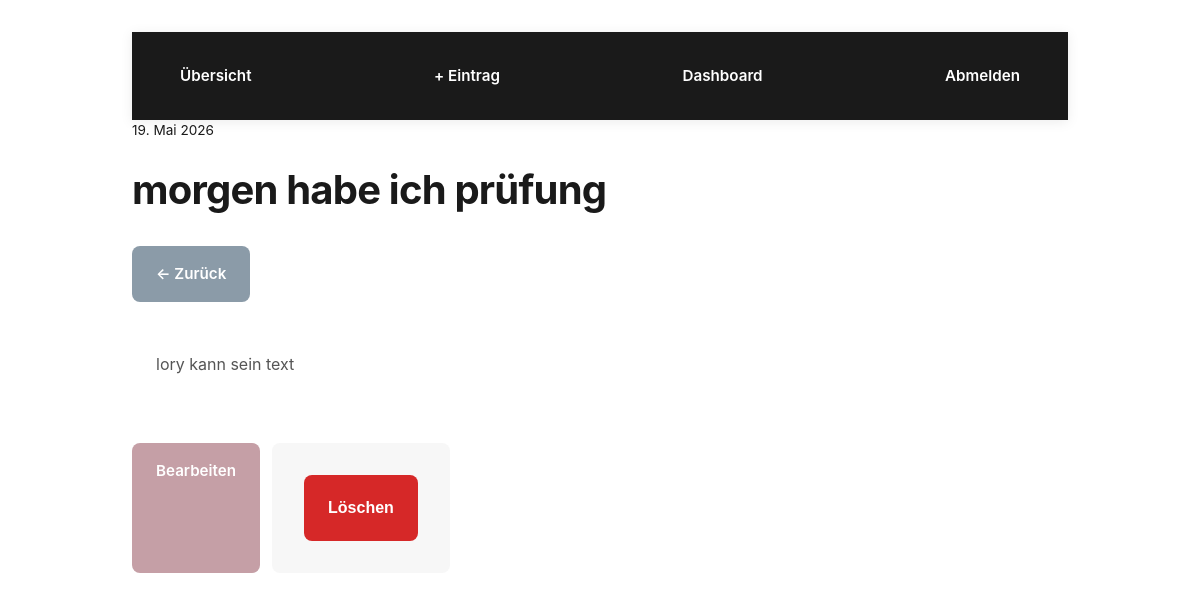
/entry/3 (signed in), run on the app's committed database.
### main.py (models this page shows)
class Entry(db.Model):
    id = db.Column(db.Integer, primary_key=True)
    user_id = db.Column(db.Integer, db.ForeignKey('user.id'), nullable=False)
    title = db.Column(db.String(200), nullable=False)
    date = db.Column(db.Date, nullable=False)
    content = db.Column(db.Text, nullable=False)

### main.py (the view)
@app.route("/entry/<int:entry_id>")
def entry_detail(entry_id):
    redirect_response, user_obj = get_user_or_redirect()
    if redirect_response:
        return redirect_response
    entry = Entry.query.filter_by(id=entry_id, user_id=user_obj.id).first()
    if not entry:
        return redirect(url_for("overview"))
    return render_template("entry_detail.html", entry=entry)

### main.py (called while the page is built)
def get_current_user():
    return session.get("user")

def get_user_or_redirect():
    username = get_current_user()
    if not username:
        return redirect(url_for("login")), None
    user_obj = User.query.filter_by(username=username).first()
    if not user_obj:
        session.clear()
        return redirect(url_for("login")), None
    return None, user_obj

### templates/entry_detail.html (shortened to what this page needs)
{% extends "base.html" %}
{% block content %}
{% set months = ["","Jan","Feb","Mär","Apr","Mai","Jun","Jul","Aug","Sep","Okt","Nov","Dez"] %}
<div class="page-header flex-between">
  <div>
    <p style="font-size: 0.85rem; color: var(--muted);">{{ entry.date.day }}. {{ months[entry.date.month] }} {{ entry.date.year }}</p>
    <h1>{{ entry.title }}</h1>
  </div>
  <a href="{{ url_for('overview') }}" class="btn btn-secondary">← Zurück</a>
</div>
<div style="background: var(--paper); border: 1px solid var(--border); border-radius: 4px; padding: 24px; margin: 24px 0;">
  <p style="line-height: 1.8;">{{ entry.content }}</p>
</div>
<div style="display: flex; gap: 12px;">
  <a href="{{ url_for('edit_entry', entry_id=entry.id) }}" class="btn btn-primary">Bearbeiten</a>
       <form method="POST" action="{{ url_for('delete_entry', entry_id=entry.id) }}" onsubmit="return confirm('Eintrag wirklich löschen?');" style="margin: 0;">
     <button type="submit" class="btn btn-danger">Löschen</button>
  </form>
</div>
{% endblock %}

### static/style.css (style rules this page uses)
:root { --primary: #C59FA6; --primary-light: #D4B0B7; --primary-dark: #A67A84; --white: #FFFFFF; --gray-light: #F7F7F7; --gray-medium: #E0E0E0; --gray-dark: #333333; --text: #1A1A1A; --accent: #8B9BA8; --spacing-xs: 0.5rem; --spacing-sm: 1rem; --spacing-md: 1.5rem; --spacing-lg: 2rem; --spacing-xl: 3rem; --border-radius: 8px; --transition: all 0.3s cubic-bezier(0.4, 0, 0.2, 1); }
* { margin: 0; padding: 0; box-sizing: border-box; }
body { font-family: -apple-system, BlinkMacSystemFont, 'Segoe UI', 'Roboto', 'Oxygen', 'Ubuntu', 'Cantarell', 'Fira Sans', 'Droid Sans', 'Helvetica Neue', sans-serif; background-color: var(--white); color: var(--text); line-height: 1.6; font-size: 16px; -webkit-font-smoothing: antialiased; -moz-osx-font-smoothing: grayscale; }
html, body, #app { height: 100%; }
h1 { font-size: 2.5rem; font-weight: 700; letter-spacing: -0.02em; margin-bottom: var(--spacing-md); color: var(--text); }
p { margin-bottom: var(--spacing-sm); color: #555; }
a { color: var(--primary); text-decoration: none; transition: var(--transition); font-weight: 500; }
form { background-color: var(--gray-light); padding: var(--spacing-lg); border-radius: var(--border-radius); margin-bottom: var(--spacing-lg); }
button, .btn { display: inline-block; padding: var(--spacing-sm) var(--spacing-md); background-color: var(--primary); color: var(--white); border: none; border-radius: var(--border-radius); font-size: 0.95rem; font-weight: 600; cursor: pointer; transition: var(--transition); text-decoration: none; }
button[type="submit"] { width: 100%; padding: var(--spacing-md); font-size: 1rem; }
.btn-secondary { background-color: var(--accent); }
.btn-danger { background-color: #d62828; }

### data on the page
Entry: date.day "19", date "Mai", date.year "2026", title "morgen habe ich prüfung", content "lory kann sein text"
